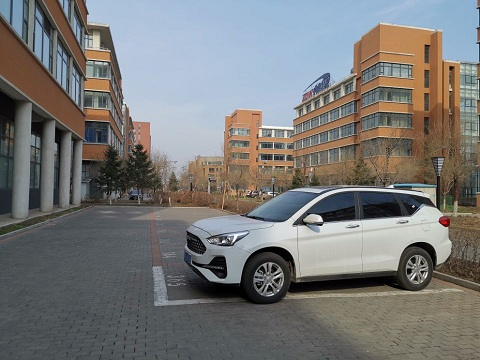
#> input picture chap44_图像的阈值处理/image/car.jpg, 480 x 360 px
$ python 'demo01_利用阈值处理勾勒楼房和汽车的轮廓.py'
#> lines starting #> are read from the running program, lines starting #| are printed output that depends on the picture; after the words box and inside, x2 and y2 are one past the last pixel; in counts of white or black regions, pixels touching at a corner belong together
# coding:utf-8
import cv2

img=cv2.imread("../image/car.jpg")
#> img is the input picture: shape (360, 480, 3); mean B, G, R 118.3, 119.4, 119.7
gray=cv2.cvtColor(img,cv2.COLOR_BGRA2GRAY)
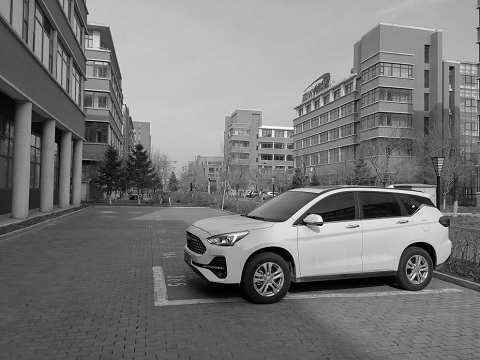
#> gray: shape (360, 480); min 0, max 255, mean 119.4
t1,dst1=cv2.threshold(gray,127,255,cv2.THRESH_BINARY)
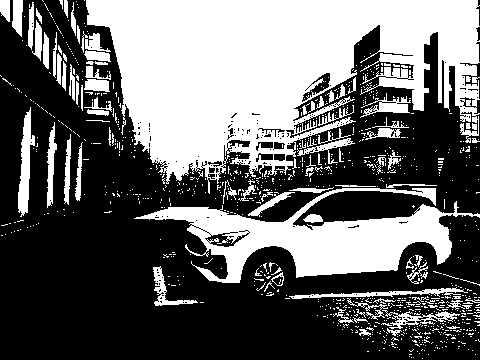
#> dst1: shape (360, 480); 40.2% white; 968 white regions (874 under 20 px), largest, box (x1, y1, x2, y2) and area: (86, 0, 480, 194) 43875, (134, 188, 480, 283) 12556, (18, 107, 35, 217) 933
t2,dst2=cv2.threshold(gray,127,255,cv2.THRESH_BINARY_INV)
cv2.imshow("img",img)
cv2.imshow("gray",gray)
cv2.imshow("dst1",dst1)
cv2.imshow("dst2",dst2)
cv2.waitKey()
cv2.destroyAllWindows()

$ run again, with chap44_图像的阈值处理/image/4.27.png saved as chap44_图像的阈值处理/image/car.jpg
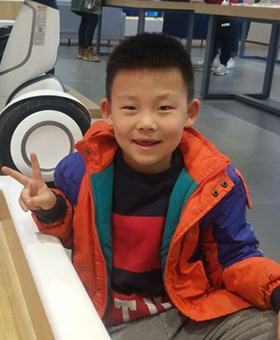
#> input picture chap44_图像的阈值处理/image/4.27.png, 280 x 340 px
#> img is the input picture: shape (340, 280, 3); mean B, G, R 87.8, 95.7, 123.8
#> `gray=cv2.cvtColor(img,cv2.COLOR_BGRA2GRAY)`:
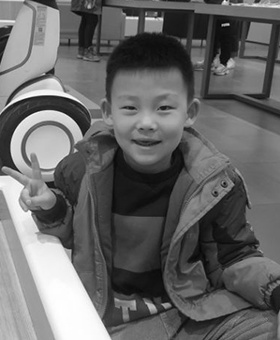
#> gray: shape (340, 280); min 1, max 255, mean 103.2
#> `t1,dst1=cv2.threshold(gray,127,255,cv2.THRESH_BINARY)`:
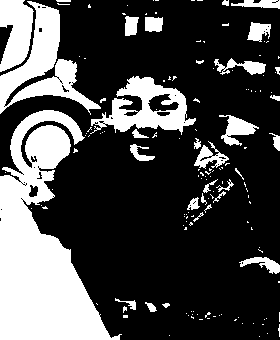
#> dst1: shape (340, 280); 28.4% white; 148 white regions (116 under 20 px), largest, box (x1, y1, x2, y2) and area: (0, 110, 122, 340) 14328, (0, 1, 101, 115) 3953, (90, 76, 196, 135) 2784

$ run again, with chap44_图像的阈值处理/image/black.png saved as chap44_图像的阈值处理/image/car.jpg
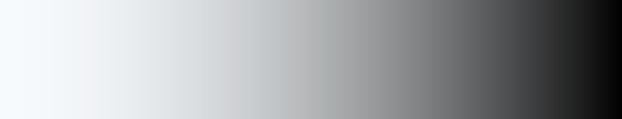
#> input picture chap44_图像的阈值处理/image/black.png, 622 x 119 px
#> img is the input picture: shape (119, 622, 3); mean B, G, R 165.3, 163, 161
#> `t1,dst1=cv2.threshold(gray,127,255,cv2.THRESH_BINARY)`:
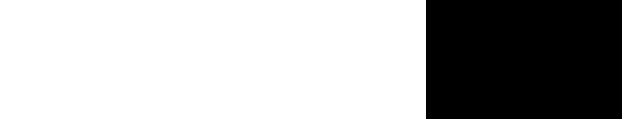
#> dst1: shape (119, 622); 68.5% white; 1 black region, box (x1, y1, x2, y2) and area: (426, 0, 622, 119) 23324
